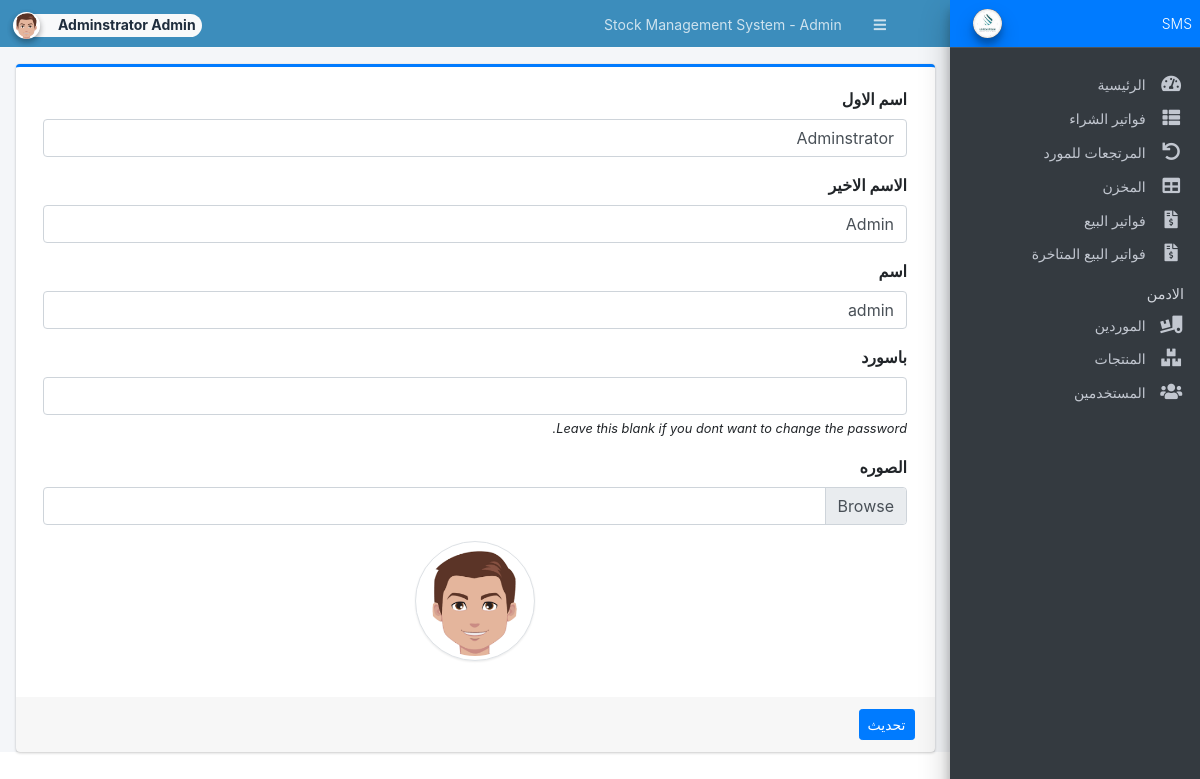
The app's page /admin/?page=user (signed in) with its own data.
### tables this page shows
CREATE TABLE `users` (
  `id` int(50) NOT NULL,
  `firstname` varchar(250) NOT NULL,
  `middlename` text DEFAULT NULL,
  `lastname` varchar(250) NOT NULL,
  `username` text NOT NULL,
  `password` text NOT NULL,
  `avatar` text DEFAULT NULL,
  `last_login` datetime DEFAULT NULL,
  `type` tinyint(1) NOT NULL DEFAULT 0,
  `date_added` datetime NOT NULL DEFAULT current_timestamp(),
  `date_updated` datetime DEFAULT NULL ON UPDATE current_timestamp()
);

### classes/DBConnection.php (called while the page is built, shortened)
<?php
class DBConnection{
    private $host = DB_SERVER;
    private $username = DB_USERNAME;
    private $password = DB_PASSWORD;
    private $database = DB_NAME;
    public $conn;
    public function __construct(){
        if (!isset($this->conn)) {
            $this->conn = new mysqli($this->host, $this->username, $this->password, $this->database);
        }
    }
}
?>

### classes/SystemSettings.php (called while the page is built, shortened)
<?php
class SystemSettings extends DBConnection{
	function userdata($field = ''){
		if(!empty($field)){
			if(isset($_SESSION['userdata'][$field]))
				return $_SESSION['userdata'][$field];
			else
				return null;
		}else{
			return false;
		}
	}
}
$_settings = new SystemSettings();
?>

### config.php (called while the page is built, shortened)
<?php
require_once('classes/DBConnection.php');
require_once('classes/SystemSettings.php');
function validate_image($file){
	if(!empty($file)){
        $ex = explode('?',$file);
        $file = $ex[0];
        $param =  isset($ex[1]) ? '?'.$ex[1]  : '';
		if(is_file(base_app.$file)){
			return base_url.$file.$param;
		}else{
			return base_url.'dist/img/no-image-available.png';
		}
	}else{
		return base_url.'dist/img/no-image-available.png';
	}
}
?>

### admin/user/index.php (the view, shortened to what this page needs)
<?php
$user = $conn->query("SELECT * FROM users where id ='".$_settings->userdata('id')."'");
foreach($user->fetch_array() as $k =>$v){
	$meta[$k] = $v;
}
?>
<div class="card card-outline card-primary">
	<div class="card-body">
		<div class="container-fluid">
			<form action="" id="manage-user">
				<div class="form-group">
					<label for="name">اسم الاول</label>
					<input type="text" name="firstname" id="firstname" class="form-control" value="<?php echo isset($meta['firstname']) ? $meta['firstname']: '' ?>" required>
				</div>
				<div class="form-group">
					<label for="name">الاسم الاخير </label>
					<input type="text" name="lastname" id="lastname" class="form-control" value="<?php echo isset($meta['lastname']) ? $meta['lastname']: '' ?>" required>
				</div>
				<div class="form-group">
					<label for="username">اسم</label>
					<input type="text" name="username" id="username" class="form-control" value="<?php echo isset($meta['username']) ? $meta['username']: '' ?>" required  autocomplete="off">
				</div>
				<div class="form-group">
					<label for="password">باسورد</label>
					<input type="password" name="password" id="password" class="form-control" value="" autocomplete="off">
					<small><i>Leave this blank if you dont want to change the password.</i></small>
				</div>
				<div class="form-group">
					<label for="" class="control-label">الصوره</label>
					<div class="custom-file">
		              <label class="custom-file-label" for="customFile">اختار ملف</label>
		            </div>
				</div>
				<div class="form-group d-flex justify-content-center">
					<img src="<?php echo validate_image(isset($meta['avatar']) ? $meta['avatar'] :'') ?>" alt="" id="cimg" class="img-fluid img-thumbnail">
				</div>
			</form>
		</div>
	</div>
	<div class="card-footer">
			<div class="col-md-12">
				<div class="row">
					<button class="btn btn-sm btn-primary" form="manage-user">تحديث</button>
				</div>
			</div>
		</div>
</div>

### admin/user/index.php (style rules this page uses)
img#cimg { height: 15vh; width: 15vh; object-fit: cover; border-radius: 100% 100%; }

### records on screen
users: firstname "Adminstrator", lastname "Admin", username "admin", avatar (picture)

### other values on screen
$_settings->info('name') "Stock Management System"
$_settings->userdata('firstname').' '.$_settings->userdata('lastname') "Adminstrator Admin"
$_settings->info('short_name') "SMS"
